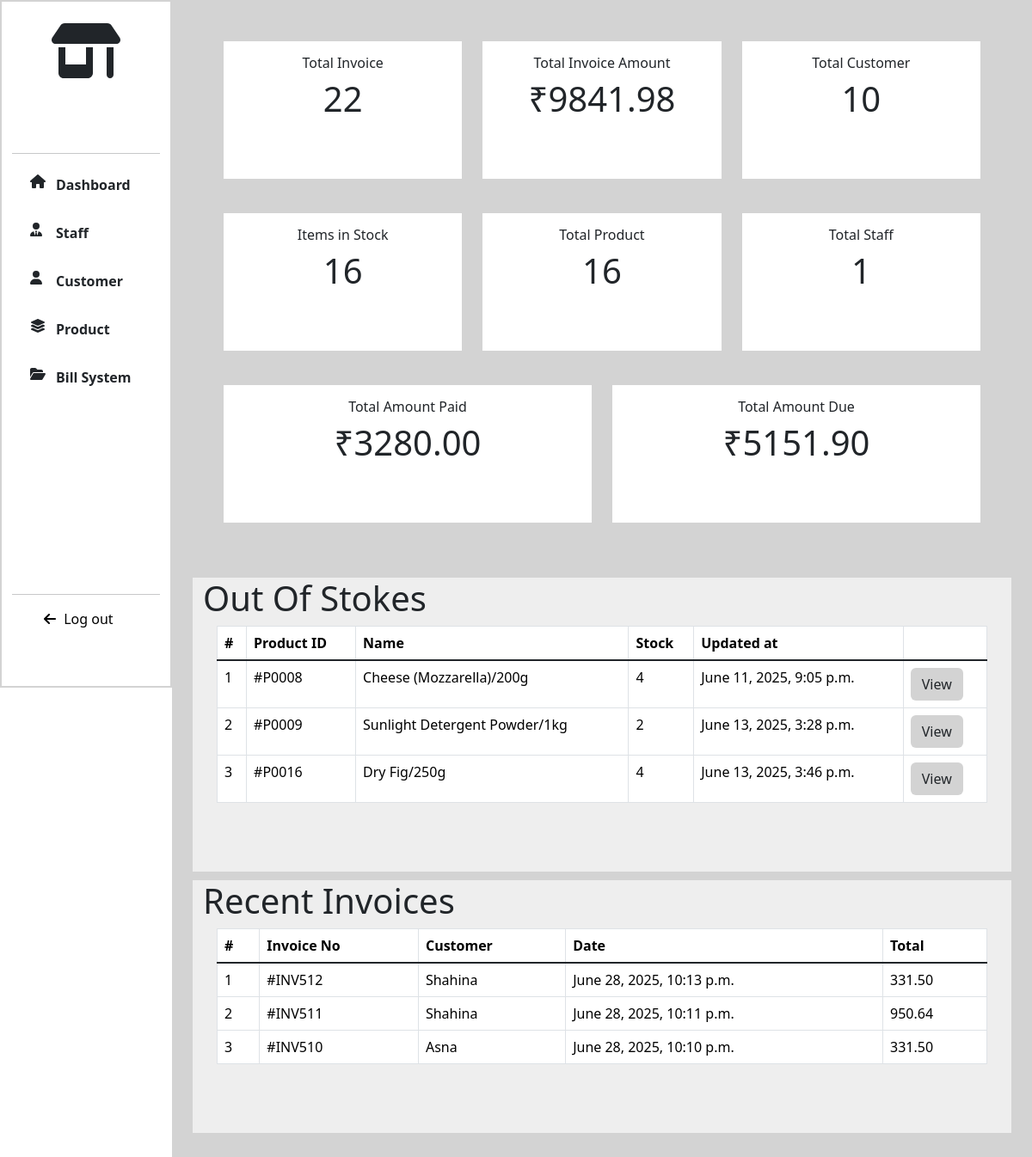
The page /dashboard/ (signed in) on the database its author committed.
### PRODUCT/models.py (models this page shows, shortened)
class Product(models.Model):
    product_id=models.CharField(max_length=10)
    name=models.CharField(max_length=255)
    description=models.TextField(null=True,blank=True)
    price=models.DecimalField(max_digits=10,decimal_places=2)
    stock=models.PositiveIntegerField()
    image=models.ImageField(upload_to='products/',null=True,blank=True)
    category=models.CharField(choices=CATEGORY_CHOICES,max_length=255,null=True,blank=True)
    is_active=models.BooleanField(default=True)
    created_at=models.DateTimeField(auto_now_add=True)
    updated_at=models.DateTimeField(auto_now=True)

### BILLING/models.py (models this page shows, shortened)
class Invoice(models.Model):
    customer=models.ForeignKey(Customer,on_delete=models.CASCADE)
    staff=models.ForeignKey(User,on_delete=models.CASCADE)
    date=models.DateTimeField(auto_now_add=True)
    gst_percentage=models.IntegerField(default=2)
    gst=models.DecimalField(max_digits=5,decimal_places=2,default=0.00)
    total = models.DecimalField(max_digits=15,decimal_places=2,default=0)
    grand_total=models.DecimalField(max_digits=15,default=0,decimal_places=2)
    amount_paid=models.DecimalField(max_digits=10,decimal_places=2,default=0.00)
    amount_due=models.DecimalField(max_digits=10,decimal_places=2,default=0.00)

### CUSTOMER/models.py (models this page shows, shortened)
class Customer(models.Model):
    fullname=models.CharField(max_length=255)
    phone=models.IntegerField(unique=True)
    address=models.TextField()
    wallet=models.DecimalField(max_digits=10,decimal_places=2,default=0.00)
    credit_limit = models.DecimalField(max_digits=10, decimal_places=2, default=Decimal('1000.00'))

### MAIN_APP/views.py (the view)
# urls.py: path('dashboard/',views.dashboard, name='dashboard'),
@login_required
def dashboard(request):
    invoices=Invoice.objects.all().count()
    customers=Customer.objects.all().count()
    products_count=Product.objects.all().count()
    products_lt10=Product.objects.filter(stock__lt=5)
    staffs=User.objects.filter(is_staff=True,is_superuser=False).count()
    today = timezone.now().date()
    recent_invoice=Invoice.objects.filter(date__date=today).order_by('-id')
    total_invoice_amount=Invoice.objects.all().aggregate(total_sum=(Sum('grand_total')))['total_sum'] or 0.00
    total_amount_paid=Invoice.objects.all().aggregate(total_sum=(Sum('amount_paid')))['total_sum'] or 0.00
    total_amount_due = Customer.objects.filter(wallet__lt=0).aggregate(total_sum=Sum('wallet'))['total_sum'] or 0.0
    total_amount_due = abs(total_amount_due)
    print("due amount",total_amount_due)
    stocks = Product.objects.filter(stock__gt=0).count()
    return render(request,'dashboard.html',locals())

### Templates/dashboard.html (shortened to what this page needs)
{% extends 'extends.html' %}
{% load static %}
{% block link %}
<link rel="stylesheet" href="{% static '/CSS/product.css' %}">
{% endblock %}
{% block content %}
<div class="col-lg-10 col-md-9 col-sm-9 page-col">
    <div class="dashboard-content p-4">
        <div class="row p-4" style="height: auto;">
            <div class="col-lg-4">
                <div class="dashboard-box">
                    <div class="box-content">
                        <h6>Total Invoice</h6>
                        <h1>{{ invoices }}</h1>
                    </div>
                </div>
            </div>
            <div class="col-lg-4">
                <div class="dashboard-box">
                    <div class="box-content">
                        <h6>Total Invoice Amount</h6>
                        <h1>₹{{ total_invoice_amount|floatformat:2 }}</h1>
                    </div>
                </div>
            </div>
            <div class="col-lg-4">
                <div class="dashboard-box">
                    <div class="box-content">
                        <h6>Total Customer</h6>
                        <h1>{{ customers }}</h1>
                    </div>
                </div>
            </div>
            <div class="col-lg-4">
                <div class="dashboard-box">
                    <div class="box-content">
                        <h6>Items in Stock</h6>
                        <h1>{{ stocks }}</h1>
                    </div>
                </div>
            </div>
            <div class="col-lg-4">
                <div class="dashboard-box">
                    <div class="box-content">
                        <h6>Total Product</h6>
                        <h1>{{ products_count }}</h1>
                    </div>
                </div>
            </div>
            <div class="col-lg-4">
                <div class="dashboard-box">
                    <div class="box-content">
                        <h6>Total Staff</h6>
                        <h1>{{ staffs }}</h1>
                    </div>
                </div>
            </div>
            <div class="col-lg-6">
                <div class="dashboard-box">
                    <div class="box-content">
                        <h6>Total Amount Paid</h6>
                        <h1>₹{{ total_amount_paid|floatformat:2 }}</h1>
                    </div>
                </div>
            </div>
            <div class="col-lg-6">
                <div class="dashboard-box">
                    <div class="box-content">
                        <h6>Total Amount Due</h6>
                        <h1>₹{{ total_amount_due|floatformat:2 }}</h1>
                    </div>
                </div>
            </div>
        </div>
        <div class="row" style="height: auto;">
            <div class="recent-invoice">
                <h1>Out Of Stokes</h1>
                <div class="invoice-content">
                    {% if products_lt10 %}
                    <div class="table-div">
                        <div class="table-responsive" >
                        <table class="table table-hover table-bordered">
                            <thead>
                                <tr>
                                    <th scope="col">#</th>
                                    <th scope="col">Product ID</th>
                                    <th scope="col">Name</th>
                                    <th scope="col">Stock</th>
                                    <th scope="col">Updated at</th>
                                    <th scope="col"></th>
                                </tr>
                                </thead>
                                <tbody class="table-group-divider">
                                    {% for product in products_lt10 %}
                                    <tr>
                                        <td class="text-nowrap">{{ forloop.counter }}</td>
                                        <td class="text-nowrap">{{ product.product_id }}</td>
                                        <td class="text-nowrap">{{ product.name }}/{{ product.description }}</td>
                                        <td class="text-nowrap">{{ product.stock }}</td>
                                        <td class="text-nowrap">{{ product.updated_at }}</td>
                                        <td class="text-nowrap"><a href="{% url 'update_product' product.id %}" class="btn btn-product">View</a></td>
                                    </tr>
                                    {% endfor %}
                                </tbody>
                        </table>
                        </div>
                    </div>
                {% else %}
                    <div class="else">
                            <div class="p-4 text-center text-box">
                            <h4>No Out of stocks!</h4>
                            </div>
                    </div>
                {% endif %}
                </div>
            </div>
        </div>
        <div class="row" style="height: auto; padding: 10px 0;">
            <div class="recent-invoice">
                <h1>Recent Invoices</h1>
                <div class="invoice-content">
                    {% if recent_invoice %}
                    <div class="table-div">
                        <div class="table-responsive" >
                        <table class="table table-hover table-bordered">
                            <thead>
                                <tr>
                                    <th scope="col">#</th>
                                    <th scope="col">Invoice No</th>
                                    <th scope="col">Customer</th>
                                    <th scope="col">Date</th>
                                    <th scope="col">Total</th>
                                </tr>
                                </thead>
                                <tbody class="table-group-divider">
                                    {% for invoice in recent_invoice %}
                                    <tr>
                                        <td class="text-nowrap">{{ forloop.counter }}</td>
                                        <td class="text-nowrap">#INV{{ invoice.id }}</td>
                                        <td class="text-nowrap">{{ invoice.customer.fullname }}</td>
                                        <td class="text-nowrap">{{ invoice.date }}</td>
                                        <td class="text-nowrap">{{ invoice.grand_total }}</td>
                                    </tr>
                                    {% endfor %}
                                </tbody>
                        </table>
                        </div>
                    </div>
                {% else %}
                    <div class="else">
                            <div class="p-4 text-center text-box">
                            <h4>No Invoice found!</h4>
                            </div>
                    </div>
                {% endif %}
                </div>
            </div>
        </div>
    </div>
</div>
{% endblock %}

### static/CSS/index.css (style rules this page uses)
body { margin: 0px; padding: 0px; box-sizing: border-box; }

### static/CSS/dashboard.css (style rules this page uses)
.table-responsive { width: 100%; overflow-x: auto; }
.row { height: 100vh; }
.page-col { background-color: lightgray; margin-left: auto; }
.table-div { padding: 4rem 1rem; }
.dashboard-content .dashboard-box { text-align: center; height: 25vh; }
.dashboard-box .box-content { background-color: #fff; margin: auto; padding: 1rem; height: 20vh; }
.recent-invoice { background-color: #eee; }

### static/CSS/product.css (style rules this page uses)
.table-div { padding-top:0px; }
.btn-product { background-color:lightgray !important; }
.table-responsive { width: 100%; overflow-x: auto; }

### rows shown on the page
Product: product_id "#P0008", name "Cheese (Mozzarella)", description "200g", stock "4", updated_at "June 11, 2025, 9:05 p.m."
Product: product_id "#P0009", name "Sunlight Detergent Powder", description "1kg", stock "2", updated_at "June 13, 2025, 3:28 p.m."
Product: product_id "#P0016", name "Dry Fig", description "250g", stock "4", updated_at "June 13, 2025, 3:46 p.m."
Invoice: id "512", customer.fullname "Shahina", date "June 28, 2025, 10:13 p.m.", grand_total "331.50"
Invoice: id "511", customer.fullname "Shahina", date "June 28, 2025, 10:11 p.m.", grand_total "950.64"
Invoice: id "510", customer.fullname "Asna", date "June 28, 2025, 10:10 p.m.", grand_total "331.50"

### other values the page prints
{{ invoices }} "22"
{{ total_invoice_amount|floatformat:2 }} "9841.98"
{{ customers }} "10"
{{ stocks }} "16"
{{ products_count }} "16"
{{ staffs }} "1"
{{ total_amount_paid|floatformat:2 }} "3280.00"
{{ total_amount_due|floatformat:2 }} "5151.90"
